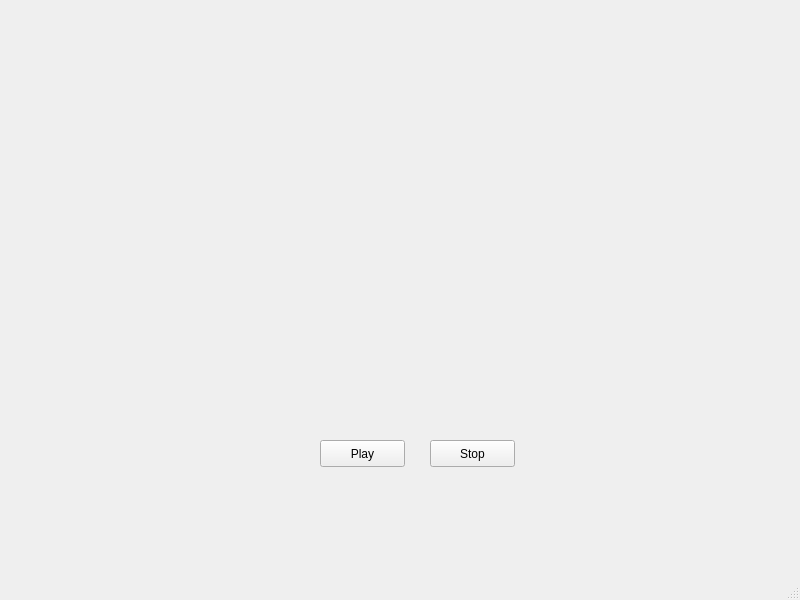
<?xml version="1.0" encoding="UTF-8"?>
<ui version="4.0">
 <class>MainWindow</class>
 <widget class="QMainWindow" name="MainWindow">
  <property name="geometry">
   <rect>
    <x>0</x>
    <y>0</y>
    <width>800</width>
    <height>600</height>
   </rect>
  </property>
  <property name="windowTitle">
   <string>MainWindow</string>
  </property>
  <widget class="QWidget" name="centralwidget">
   <widget class="QPushButton" name="pushButton">
    <property name="geometry">
     <rect>
      <x>320</x>
      <y>440</y>
      <width>85</width>
      <height>27</height>
     </rect>
    </property>
    <property name="text">
     <string>Play</string>
    </property>
   </widget>
   <widget class="QPushButton" name="pushButton_2">
    <property name="geometry">
     <rect>
      <x>430</x>
      <y>440</y>
      <width>85</width>
      <height>27</height>
     </rect>
    </property>
    <property name="text">
     <string>Stop</string>
    </property>
   </widget>
   <widget class="QLabel" name="label">
    <property name="geometry">
     <rect>
      <x>110</x>
      <y>30</y>
      <width>611</width>
      <height>371</height>
     </rect>
    </property>
    <property name="autoFillBackground">
     <bool>true</bool>
    </property>
    <property name="text">
     <string/>
    </property>
   </widget>
  </widget>
  <widget class="QMenuBar" name="menubar">
   <property name="geometry">
    <rect>
     <x>0</x>
     <y>0</y>
     <width>800</width>
     <height>27</height>
    </rect>
   </property>
  </widget>
  <widget class="QStatusBar" name="statusbar"/>
 </widget>
 <resources/>
 <connections/>
</ui>
